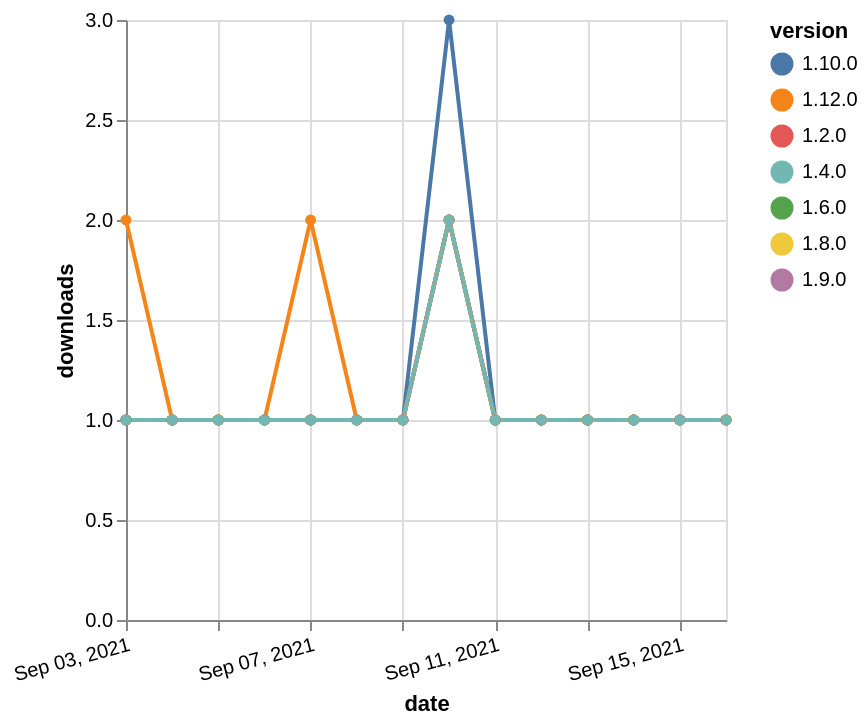

Express this chart as Vega-Lite.
### Vega-Lite specification from a JSON file in a GitHub repository (floating-point values rounded to 4 significant figures)
{"$schema": "https://vega.github.io/schema/vega-lite/v5.json", "description": "A simple bar chart with embedded data.", "data": {"values": [{"date": "2021-09-03", "total": 180, "delta": 1, "version": "1.6.0"}, {"date": "2021-09-04", "total": 181, "delta": 1, "version": "1.6.0"}, {"date": "2021-09-05", "total": 182, "delta": 1, "version": "1.6.0"}, {"date": "2021-09-06", "total": 183, "delta": 1, "version": "1.6.0"}, {"date": "2021-09-07", "total": 184, "delta": 1, "version": "1.6.0"}, {"date": "2021-09-08", "total": 185, "delta": 1, "version": "1.6.0"}, {"date": "2021-09-09", "total": 186, "delta": 1, "version": "1.6.0"}, {"date": "2021-09-10", "total": 188, "delta": 2, "version": "1.6.0"}, {"date": "2021-09-11", "total": 189, "delta": 1, "version": "1.6.0"}, {"date": "2021-09-12", "total": 190, "delta": 1, "version": "1.6.0"}, {"date": "2021-09-13", "total": 191, "delta": 1, "version": "1.6.0"}, {"date": "2021-09-14", "total": 192, "delta": 1, "version": "1.6.0"}, {"date": "2021-09-15", "total": 193, "delta": 1, "version": "1.6.0"}, {"date": "2021-09-16", "total": 194, "delta": 1, "version": "1.6.0"}, {"date": "2021-09-03", "total": 155, "delta": 1, "version": "1.8.0"}, {"date": "2021-09-04", "total": 156, "delta": 1, "version": "1.8.0"}, {"date": "2021-09-05", "total": 157, "delta": 1, "version": "1.8.0"}, {"date": "2021-09-06", "total": 158, "delta": 1, "version": "1.8.0"}, {"date": "2021-09-07", "total": 159, "delta": 1, "version": "1.8.0"}, {"date": "2021-09-08", "total": 160, "delta": 1, "version": "1.8.0"}, {"date": "2021-09-09", "total": 161, "delta": 1, "version": "1.8.0"}, {"date": "2021-09-10", "total": 163, "delta": 2, "version": "1.8.0"}, {"date": "2021-09-11", "total": 164, "delta": 1, "version": "1.8.0"}, {"date": "2021-09-12", "total": 165, "delta": 1, "version": "1.8.0"}, {"date": "2021-09-13", "total": 166, "delta": 1, "version": "1.8.0"}, {"date": "2021-09-14", "total": 167, "delta": 1, "version": "1.8.0"}, {"date": "2021-09-15", "total": 168, "delta": 1, "version": "1.8.0"}, {"date": "2021-09-16", "total": 169, "delta": 1, "version": "1.8.0"}, {"date": "2021-09-03", "total": 136, "delta": 1, "version": "1.9.0"}, {"date": "2021-09-04", "total": 137, "delta": 1, "version": "1.9.0"}, {"date": "2021-09-05", "total": 138, "delta": 1, "version": "1.9.0"}, {"date": "2021-09-06", "total": 139, "delta": 1, "version": "1.9.0"}, {"date": "2021-09-07", "total": 140, "delta": 1, "version": "1.9.0"}, {"date": "2021-09-08", "total": 141, "delta": 1, "version": "1.9.0"}, {"date": "2021-09-09", "total": 142, "delta": 1, "version": "1.9.0"}, {"date": "2021-09-10", "total": 144, "delta": 2, "version": "1.9.0"}, {"date": "2021-09-11", "total": 145, "delta": 1, "version": "1.9.0"}, {"date": "2021-09-12", "total": 146, "delta": 1, "version": "1.9.0"}, {"date": "2021-09-13", "total": 147, "delta": 1, "version": "1.9.0"}, {"date": "2021-09-14", "total": 148, "delta": 1, "version": "1.9.0"}, {"date": "2021-09-15", "total": 149, "delta": 1, "version": "1.9.0"}, {"date": "2021-09-16", "total": 150, "delta": 1, "version": "1.9.0"}, {"date": "2021-09-03", "total": 159, "delta": 1, "version": "1.10.0"}, {"date": "2021-09-04", "total": 160, "delta": 1, "version": "1.10.0"}, {"date": "2021-09-05", "total": 161, "delta": 1, "version": "1.10.0"}, {"date": "2021-09-06", "total": 162, "delta": 1, "version": "1.10.0"}, {"date": "2021-09-07", "total": 163, "delta": 1, "version": "1.10.0"}, {"date": "2021-09-08", "total": 164, "delta": 1, "version": "1.10.0"}, {"date": "2021-09-09", "total": 165, "delta": 1, "version": "1.10.0"}, {"date": "2021-09-10", "total": 168, "delta": 3, "version": "1.10.0"}, {"date": "2021-09-11", "total": 169, "delta": 1, "version": "1.10.0"}, {"date": "2021-09-12", "total": 170, "delta": 1, "version": "1.10.0"}, {"date": "2021-09-13", "total": 171, "delta": 1, "version": "1.10.0"}, {"date": "2021-09-14", "total": 172, "delta": 1, "version": "1.10.0"}, {"date": "2021-09-15", "total": 173, "delta": 1, "version": "1.10.0"}, {"date": "2021-09-16", "total": 174, "delta": 1, "version": "1.10.0"}, {"date": "2021-09-03", "total": 223, "delta": 1, "version": "1.2.0"}, {"date": "2021-09-04", "total": 224, "delta": 1, "version": "1.2.0"}, {"date": "2021-09-05", "total": 225, "delta": 1, "version": "1.2.0"}, {"date": "2021-09-06", "total": 226, "delta": 1, "version": "1.2.0"}, {"date": "2021-09-07", "total": 227, "delta": 1, "version": "1.2.0"}, {"date": "2021-09-08", "total": 228, "delta": 1, "version": "1.2.0"}, {"date": "2021-09-09", "total": 229, "delta": 1, "version": "1.2.0"}, {"date": "2021-09-10", "total": 231, "delta": 2, "version": "1.2.0"}, {"date": "2021-09-11", "total": 232, "delta": 1, "version": "1.2.0"}, {"date": "2021-09-12", "total": 233, "delta": 1, "version": "1.2.0"}, {"date": "2021-09-13", "total": 234, "delta": 1, "version": "1.2.0"}, {"date": "2021-09-14", "total": 235, "delta": 1, "version": "1.2.0"}, {"date": "2021-09-15", "total": 236, "delta": 1, "version": "1.2.0"}, {"date": "2021-09-16", "total": 237, "delta": 1, "version": "1.2.0"}, {"date": "2021-09-03", "total": 115, "delta": 2, "version": "1.12.0"}, {"date": "2021-09-04", "total": 116, "delta": 1, "version": "1.12.0"}, {"date": "2021-09-05", "total": 117, "delta": 1, "version": "1.12.0"}, {"date": "2021-09-06", "total": 118, "delta": 1, "version": "1.12.0"}, {"date": "2021-09-07", "total": 120, "delta": 2, "version": "1.12.0"}, {"date": "2021-09-08", "total": 121, "delta": 1, "version": "1.12.0"}, {"date": "2021-09-09", "total": 122, "delta": 1, "version": "1.12.0"}, {"date": "2021-09-10", "total": 124, "delta": 2, "version": "1.12.0"}, {"date": "2021-09-11", "total": 125, "delta": 1, "version": "1.12.0"}, {"date": "2021-09-12", "total": 126, "delta": 1, "version": "1.12.0"}, {"date": "2021-09-13", "total": 127, "delta": 1, "version": "1.12.0"}, {"date": "2021-09-14", "total": 128, "delta": 1, "version": "1.12.0"}, {"date": "2021-09-15", "total": 129, "delta": 1, "version": "1.12.0"}, {"date": "2021-09-16", "total": 130, "delta": 1, "version": "1.12.0"}, {"date": "2021-09-03", "total": 301, "delta": 1, "version": "1.4.0"}, {"date": "2021-09-04", "total": 302, "delta": 1, "version": "1.4.0"}, {"date": "2021-09-05", "total": 303, "delta": 1, "version": "1.4.0"}, {"date": "2021-09-06", "total": 304, "delta": 1, "version": "1.4.0"}, {"date": "2021-09-07", "total": 305, "delta": 1, "version": "1.4.0"}, {"date": "2021-09-08", "total": 306, "delta": 1, "version": "1.4.0"}, {"date": "2021-09-09", "total": 307, "delta": 1, "version": "1.4.0"}, {"date": "2021-09-10", "total": 309, "delta": 2, "version": "1.4.0"}, {"date": "2021-09-11", "total": 310, "delta": 1, "version": "1.4.0"}, {"date": "2021-09-12", "total": 311, "delta": 1, "version": "1.4.0"}, {"date": "2021-09-13", "total": 312, "delta": 1, "version": "1.4.0"}, {"date": "2021-09-14", "total": 313, "delta": 1, "version": "1.4.0"}, {"date": "2021-09-15", "total": 314, "delta": 1, "version": "1.4.0"}, {"date": "2021-09-16", "total": 315, "delta": 1, "version": "1.4.0"}]}, "width": "container", "mark": {"type": "line", "point": {"filled": true}}, "encoding": {"x": {"field": "date", "type": "temporal", "timeUnit": "yearmonthdate", "title": "date", "axis": {"labelAngle": -15}}, "y": {"field": "delta", "type": "quantitative", "title": "downloads"}, "color": {"field": "version", "type": "nominal"}, "tooltip": {"field": "delta"}}}
